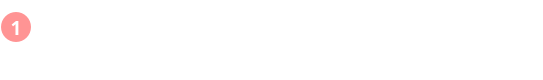
<?xml version="1.0" encoding="UTF-8"?>
<ui version="4.0">
 <class>Form</class>
 <widget class="QWidget" name="Form">
  <property name="geometry">
   <rect>
    <x>0</x>
    <y>0</y>
    <width>543</width>
    <height>80</height>
   </rect>
  </property>
  <property name="minimumSize">
   <size>
    <width>543</width>
    <height>80</height>
   </size>
  </property>
  <property name="maximumSize">
   <size>
    <width>543</width>
    <height>80</height>
   </size>
  </property>
  <property name="windowTitle">
   <string>Form</string>
  </property>
  <widget class="QWidget" name="widget" native="true">
   <property name="geometry">
    <rect>
     <x>0</x>
     <y>0</y>
     <width>543</width>
     <height>80</height>
    </rect>
   </property>
   <property name="minimumSize">
    <size>
     <width>543</width>
     <height>80</height>
    </size>
   </property>
   <property name="maximumSize">
    <size>
     <width>543</width>
     <height>80</height>
    </size>
   </property>
   <property name="styleSheet">
    <string notr="true">background-color: rgb(255, 255, 255);</string>
   </property>
   <widget class="QLabel" name="label">
    <property name="geometry">
     <rect>
      <x>1</x>
      <y>12</y>
      <width>30</width>
      <height>30</height>
     </rect>
    </property>
    <property name="font">
     <font>
      <family>THE낙서</family>
      <pointsize>14</pointsize>
      <weight>75</weight>
      <bold>true</bold>
     </font>
    </property>
    <property name="styleSheet">
     <string notr="true">background-color: rgb(255, 148, 148);
color: rgb(255, 255, 255);
border-width: 0px;
border-radius: 15px;
border-style:solid;
</string>
    </property>
    <property name="text">
     <string>1</string>
    </property>
    <property name="alignment">
     <set>Qt::AlignCenter</set>
    </property>
   </widget>
   <widget class="QTextEdit" name="textEdit">
    <property name="geometry">
     <rect>
      <x>35</x>
      <y>8</y>
      <width>500</width>
      <height>70</height>
     </rect>
    </property>
    <property name="minimumSize">
     <size>
      <width>500</width>
      <height>70</height>
     </size>
    </property>
    <property name="maximumSize">
     <size>
      <width>500</width>
      <height>70</height>
     </size>
    </property>
    <property name="font">
     <font>
      <family>티머니 둥근바람 ExtraBold</family>
      <pointsize>11</pointsize>
     </font>
    </property>
    <property name="styleSheet">
     <string notr="true">border-color:white;
color: rgb(90, 90, 90);
border-width:0px;
border-style:solid;</string>
    </property>
    <property name="verticalScrollBarPolicy">
     <enum>Qt::ScrollBarAlwaysOff</enum>
    </property>
    <property name="horizontalScrollBarPolicy">
     <enum>Qt::ScrollBarAlwaysOff</enum>
    </property>
    <property name="readOnly">
     <bool>true</bool>
    </property>
   </widget>
  </widget>
 </widget>
 <resources/>
 <connections/>
</ui>
